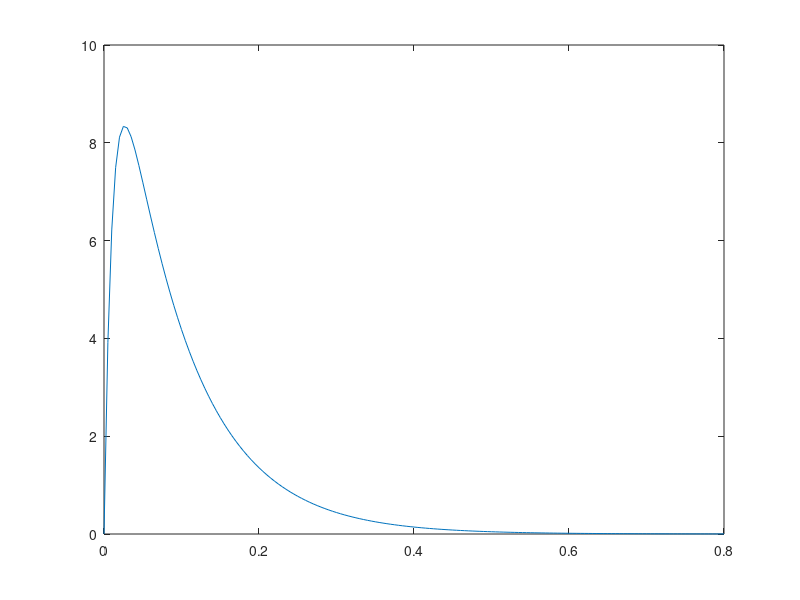

MATLAB code for this plot: (Note: this script raises an error after producing the figure.)
%    calculating the transient response analysis of a linear control system
% Parameter values of model
L = 0.01 ; %inertance in units of cm H2O s2/L
C = 0.1 ; %compliance in units of L/cm H2O
R = 1 ; %resistance in units of cm H2O s/L
lambda = 1 ; %open-loop case
 
% set up transfer function
num = [1];
den = [L*C  R*C  lambda]; 
Hs = tf(num,den);
 
% generate time vector
t = [0:0.005:0.8];
 
% compute and plot impulse response
x = impulse(Hs,t);
plot(t,x);
disp(' Press <Enter> to continue >>');
pause;
 
% compute and plot step response
y = step(Hs,t);
stepinfo(Hs)
figure;
plot(t,y);
disp(' Press <Enter> to continue >>');
pause;
%pz map 
[z1,p1,k1]=tf2zp(num,den)
pzmap(Hs,'r')
 
 
% compute and plot response to arbitrary input, u (square wave)
[u,t]=gensig('square',0.5,5,0.005);
y=lsim(Hs,u,t);
figure;
plot(t,y)
 
%PID controller
Kp=25;
Ki=52;
Kd=1.7;
contr=tf([Kd Kp Ki],[1 0]);
sys_cl=feedback(contr*Hs,1);
t=0:0.01:2;
step(sys_cl,t)
stepinfo(sys_cl)
